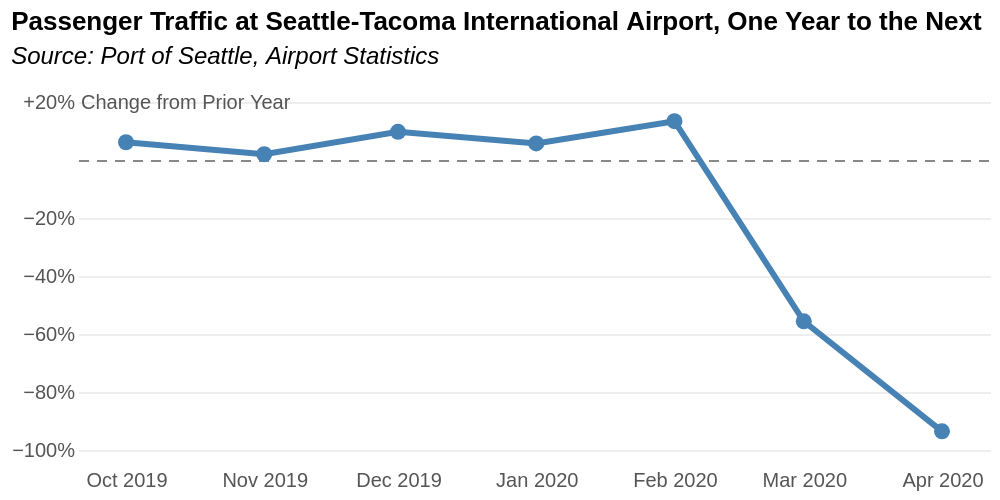

The Vega-Lite source for this figure:
### Vega specification from a JSON file in a GitHub repository (floating-point values rounded to 4 significant figures)
{"$schema": "https://vega.github.io/schema/vega/v6.json", "description": "Passenger Traffic at Seattle-Tacoma International Airport, Percentage Change from October 2019 to March 2020", "width": 500, "height": 250, "autosize": {"type": "fit", "contains": "padding"}, "background": "#fff", "padding": 5, "config": {"axis": {"domain": false, "labelColor": "#555", "ticks": false, "titleColor": "#555"}}, "data": [{"name": "traffic", "values": [{"date": "2019-10-01", "curr": 4292562, "prev": 4044655}, {"date": "2019-11-01", "curr": 3892767, "prev": 3817267}, {"date": "2019-12-01", "curr": 4320042, "prev": 3937790}, {"date": "2020-01-01", "curr": 3764192, "prev": 3560276}, {"date": "2020-02-01", "curr": 3620083, "prev": 3192656}, {"date": "2020-03-01", "curr": 1824676, "prev": 4111729}, {"date": "2020-04-01", "curr": 259153, "prev": 4033516}], "format": {"type": "json", "parse": {"date": "date"}}, "transform": [{"type": "timeunit", "units": ["year", "month"], "field": "date"}, {"type": "formula", "expr": "datum.curr / datum.prev - 1", "as": "change"}]}], "scales": [{"name": "x", "type": "time", "range": "width", "padding": 24, "domain": {"data": "traffic", "field": "unit0"}}, {"name": "y", "type": "linear", "range": "height", "nice": true, "zero": true, "domain": {"data": "traffic", "field": "change"}}], "title": {"text": "Passenger Traffic at Seattle-Tacoma International Airport, One Year to the Next", "subtitle": "Source: Port of Seattle, Airport Statistics", "subtitleFontStyle": "italic", "subtitlePadding": 5, "frame": "bounds", "anchor": "start", "offset": 12, "zindex": 0}, "axes": [{"orient": "bottom", "scale": "x", "format": "%b %Y", "labelPadding": 10, "zindex": 1}, {"orient": "left", "scale": "y", "format": "+%", "grid": true, "gridColor": {"signal": "datum.value ? '#eee' : '#888'"}, "gridDash": {"signal": "datum.value ? [] : [5, 4]"}, "tickCount": 5, "labelOpacity": {"signal": "datum.value ? 1 : 0"}, "title": "Change from Prior Year", "titleAlign": "left", "titleAngle": 0, "titleAnchor": "end", "titleBaseline": "middle", "titleFontSize": 10, "titleFontWeight": "normal", "titleX": 1, "zindex": 1}], "marks": [{"type": "line", "aria": false, "from": {"data": "traffic"}, "encode": {"enter": {"x": {"scale": "x", "field": "unit0"}, "y": {"scale": "y", "field": "change"}, "stroke": {"value": "steelblue"}, "strokeWidth": {"value": 3}}}, "zindex": 2}, {"type": "symbol", "from": {"data": "traffic"}, "encode": {"enter": {"description": {"signal": "timeFormat(datum.unit0, '%B %Y') + ': ' + format(datum.change, '+.1%') + ' change from prior year'"}, "tooltip": {"signal": "format(datum.change, '+.1%')"}, "x": {"scale": "x", "field": "unit0"}, "y": {"scale": "y", "field": "change"}, "fill": {"value": "steelblue"}}}, "zindex": 2}]}
